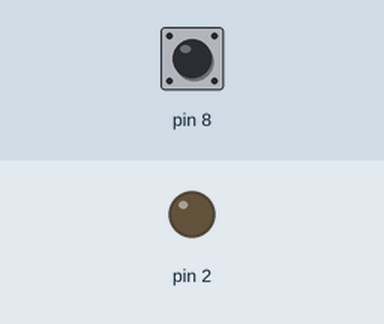
Simulated run of this sketch. Board: Arduino Uno, built with avr-gcc and run on an emulated ATmega328P. On the bench: output pins drawn as LEDs (lit = HIGH). Inputs (shaded band) come from the test bench; at power-on: pin 8 HIGH.

Above: at 1.2 s.
1.3 s: pin 8 pulled LOW for 0.15 s
At 1.37 s:
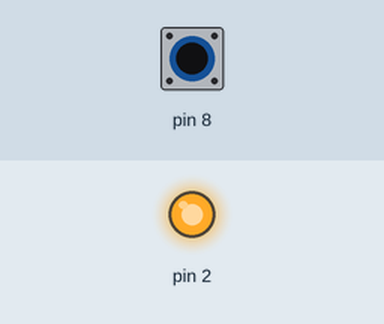
2.9 s: pin 8 pulled LOW for 3.2 s
At 7.1 s:
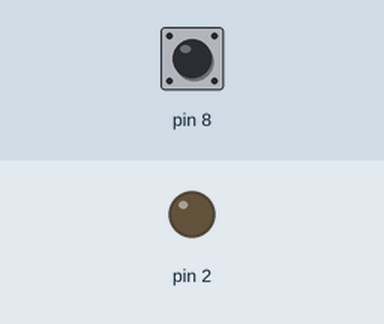
Timing chart, 0 to 8.6 s (numbered marks = the images above; inputs shaded):
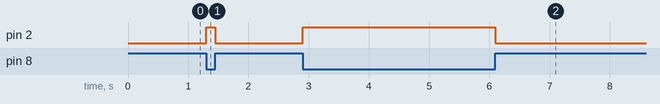

The sketch:

LAB_20200226_1_LEDWithSwitch.ino
```cpp
//For LAB_2020226_1
//This example will turn on/off according to the switch stausus
//-------------------------
//FEB 26 2020 T.I. created this file

void setup() {
  // put your setup code here, to run once:
  pinMode(2,OUTPUT);
  pinMode(8,INPUT_PULLUP);
}

void loop() {
  // put your main code here, to run repeatedly:
 int switchST=0;

 switchST=digitalRead(8);

 if(0==switchST)
 {
    digitalWrite(2,HIGH);
 }
 else
 {
    digitalWrite(2,LOW);
 }

}
```

Measured:
- after the input at 1.3 s, pin 2: LOW → HIGH at once, → LOW 0.15 s later
- after the input at 2.9 s, pin 2: LOW → HIGH at once, → LOW 3.2 s later
